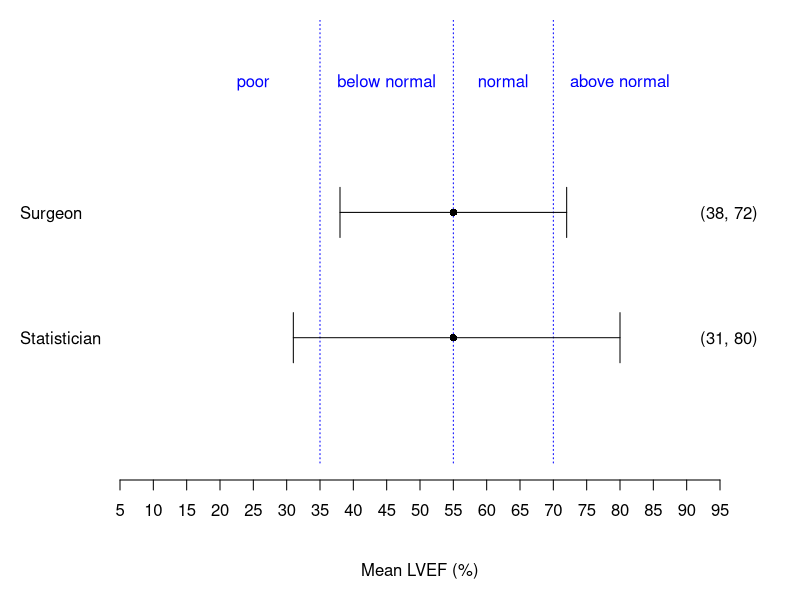

Source code (R):
endpoint = c("Statistician", "Surgeon")

cex = 1

effect 	= c(55,55)
lower  	= c(31, 38)
upper  	= c(80, 72)

verticalpos = c(1,2)

par(oma=c(0,0,0,0), mar=c(6,3,1,1))

plot(x=1, y=0, type="n",  ann=F, xaxt='n', yaxt='n', xlab = "", ylab= NULL, bty="n", xlim = c(0,100), ylim = c(0,3.4))


lines(c(35, 35), c(0, 18), lty = 3, lwd=1, col="blue") 
lines(c(55, 55), c(0, 18), lty = 3, lwd=1, col="blue") 
lines(c(70, 70), c(0, 18), lty = 3, lwd=1, col="blue") 

text(labels = "below normal", y=3, x=45, col = "blue", cex=1, adj=c(0.5,0)) 
text(labels = "normal", y=3, x=62.5, col = "blue", cex=1, adj=c(0.5,0))
text(labels = "above normal", y=3, x=80, col = "blue", cex=1, adj=c(0.5,0))
text(labels = "poor", y=3, x=25, col = "blue", cex=1, adj=c(0.5,0))

points(effect, verticalpos , cex=cex, pch=16)

for(i in 1:2 ){
  lines(c(lower[i], upper[i]), c(verticalpos[i], verticalpos[i]), lwd=1)
  lines(c(lower[i], lower[i]), c(verticalpos[i] + 0.2, verticalpos[i] - 0.2), lwd=1)
  lines(c(upper[i], upper[i]), c(verticalpos[i] + 0.2, verticalpos[i] - 0.2), lwd=1)
}

axis(at = 5*c(1:19), side = 1, cex.axis = 1)  # axis on bottom with tick marks lines up with equivalence limits

mtext("Mean LVEF (%)", side = 1, cex=cex, line = 4) 

mtext(text = endpoint, side = 2, line = 2, outer = FALSE, at = verticalpos , las=1, cex=cex, adj=0)

mtext(text = paste( "(", lower, ", ", upper, ")", sep=""), side = 4, line = -4, outer = FALSE, at = verticalpos , las=1, cex=cex, adj=0)

